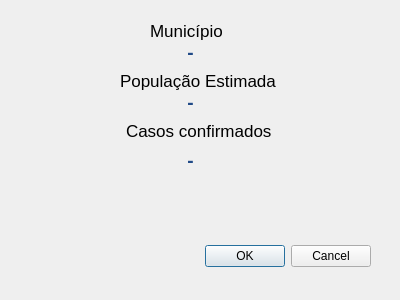
<?xml version="1.0" encoding="UTF-8"?>
<ui version="4.0">
 <class>dialog_result</class>
 <widget class="QDialog" name="dialog_result">
  <property name="geometry">
   <rect>
    <x>0</x>
    <y>0</y>
    <width>400</width>
    <height>300</height>
   </rect>
  </property>
  <property name="windowTitle">
   <string>Covidômetro - Resultado</string>
  </property>
  <widget class="QDialogButtonBox" name="buttonBox">
   <property name="geometry">
    <rect>
     <x>30</x>
     <y>240</y>
     <width>341</width>
     <height>32</height>
    </rect>
   </property>
   <property name="orientation">
    <enum>Qt::Horizontal</enum>
   </property>
   <property name="standardButtons">
    <set>QDialogButtonBox::Cancel|QDialogButtonBox::Ok</set>
   </property>
  </widget>
  <widget class="QLabel" name="label">
   <property name="geometry">
    <rect>
     <x>150</x>
     <y>10</y>
     <width>91</width>
     <height>41</height>
    </rect>
   </property>
   <property name="font">
    <font>
     <pointsize>13</pointsize>
     <weight>50</weight>
     <bold>false</bold>
    </font>
   </property>
   <property name="text">
    <string>Município</string>
   </property>
  </widget>
  <widget class="QLabel" name="label_2">
   <property name="geometry">
    <rect>
     <x>120</x>
     <y>60</y>
     <width>171</width>
     <height>41</height>
    </rect>
   </property>
   <property name="font">
    <font>
     <pointsize>13</pointsize>
     <weight>50</weight>
     <bold>false</bold>
    </font>
   </property>
   <property name="text">
    <string>População Estimada</string>
   </property>
  </widget>
  <widget class="QLabel" name="label_3">
   <property name="geometry">
    <rect>
     <x>126</x>
     <y>110</y>
     <width>171</width>
     <height>41</height>
    </rect>
   </property>
   <property name="font">
    <font>
     <pointsize>13</pointsize>
     <weight>50</weight>
     <bold>false</bold>
    </font>
   </property>
   <property name="text">
    <string>Casos confirmados</string>
   </property>
  </widget>
  <widget class="QLabel" name="label_city">
   <property name="geometry">
    <rect>
     <x>60</x>
     <y>42</y>
     <width>261</width>
     <height>21</height>
    </rect>
   </property>
   <property name="font">
    <font>
     <pointsize>14</pointsize>
     <weight>75</weight>
     <bold>true</bold>
    </font>
   </property>
   <property name="styleSheet">
    <string notr="true">color: rgb(32, 74, 135);</string>
   </property>
   <property name="text">
    <string>-</string>
   </property>
   <property name="textFormat">
    <enum>Qt::AutoText</enum>
   </property>
   <property name="alignment">
    <set>Qt::AlignCenter</set>
   </property>
  </widget>
  <widget class="QLabel" name="label_populate">
   <property name="geometry">
    <rect>
     <x>60</x>
     <y>92</y>
     <width>261</width>
     <height>21</height>
    </rect>
   </property>
   <property name="font">
    <font>
     <pointsize>14</pointsize>
     <weight>75</weight>
     <bold>true</bold>
    </font>
   </property>
   <property name="styleSheet">
    <string notr="true">color: rgb(32, 74, 135);</string>
   </property>
   <property name="text">
    <string>-</string>
   </property>
   <property name="textFormat">
    <enum>Qt::AutoText</enum>
   </property>
   <property name="alignment">
    <set>Qt::AlignCenter</set>
   </property>
  </widget>
  <widget class="QLabel" name="label_available_confirmed">
   <property name="geometry">
    <rect>
     <x>60</x>
     <y>150</y>
     <width>261</width>
     <height>21</height>
    </rect>
   </property>
   <property name="font">
    <font>
     <pointsize>14</pointsize>
     <weight>75</weight>
     <bold>true</bold>
    </font>
   </property>
   <property name="styleSheet">
    <string notr="true">color: rgb(32, 74, 135);</string>
   </property>
   <property name="text">
    <string>-</string>
   </property>
   <property name="textFormat">
    <enum>Qt::AutoText</enum>
   </property>
   <property name="alignment">
    <set>Qt::AlignCenter</set>
   </property>
  </widget>
 </widget>
 <resources/>
 <connections>
  <connection>
   <sender>buttonBox</sender>
   <signal>accepted()</signal>
   <receiver>dialog_result</receiver>
   <slot>accept()</slot>
   <hints>
    <hint type="sourcelabel">
     <x>248</x>
     <y>254</y>
    </hint>
    <hint type="destinationlabel">
     <x>157</x>
     <y>274</y>
    </hint>
   </hints>
  </connection>
  <connection>
   <sender>buttonBox</sender>
   <signal>rejected()</signal>
   <receiver>dialog_result</receiver>
   <slot>reject()</slot>
   <hints>
    <hint type="sourcelabel">
     <x>316</x>
     <y>260</y>
    </hint>
    <hint type="destinationlabel">
     <x>286</x>
     <y>274</y>
    </hint>
   </hints>
  </connection>
 </connections>
</ui>
